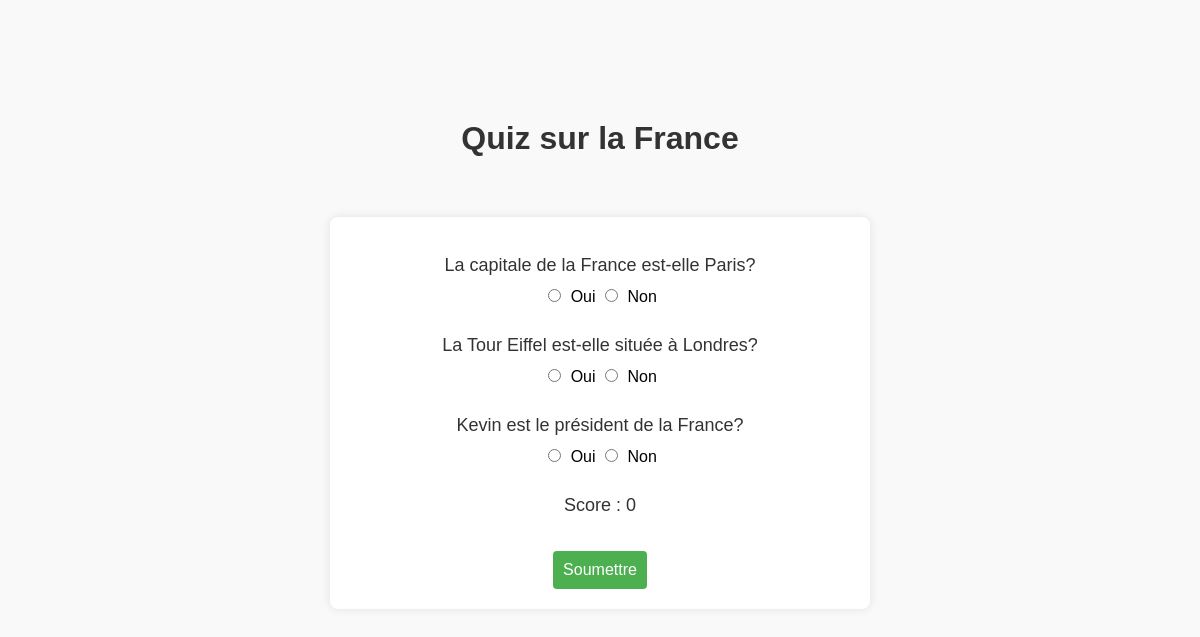
The page / on the database its author committed.
### tables this page shows
CREATE TABLE questions (
        id INTEGER PRIMARY KEY,
        question TEXT);

### index.php (the view, shortened to what this page needs)
<!DOCTYPE html>
<html lang="fr">
<head>
    <link rel="stylesheet" type="text/css" href="css/quiz.css">
</head>
<body>
    <h1>Quiz sur la France</h1>
    <form action="process.php" method="post">
        <?php
        try {
            $file_db = new PDO('sqlite:contacts.sqlite3');
            $file_db->setAttribute(PDO::ATTR_ERRMODE, PDO::ERRMODE_WARNING);
            $questions = $file_db->query("SELECT * FROM questions WHERE id BETWEEN 1 AND 3")->fetchAll(PDO::FETCH_ASSOC);
            foreach ($questions as $question) {
                echo '<p>' . $question['question'] . '</p>';
                echo '<input type="radio" name="question_' . $question['id'] . '" value="1"> Oui ';
                echo '<input type="radio" name="question_' . $question['id'] . '" value="0"> Non <br>';
            }
            echo '<p>Score : ' . $_SESSION['score'] . '</p>';
        } catch (PDOException $ex) {
            echo $ex->getMessage();
        }
        ?>
        <input type="submit" name="submit" value="Soumettre">
    </form>
</body>
</html>

### css/quiz.css (style rules this page uses)
body { font-family: 'Arial', sans-serif; background-color: #f9f9f9; margin: 0; padding: 0; height: 100vh; }
h1 { color: #333; text-align: center; margin: 10% 0 5% 0; }
form { background-color: #fff; padding: 20px; border-radius: 8px; box-shadow: 0 0 10px rgba(0, 0, 0, 0.1); max-width: 500px; width: 100%; margin: 0 auto; text-align: center; }
p { color: #333; font-size: 18px; margin-bottom: 2%; }
input[type="radio"] { margin-right: 5px; margin-bottom: 3%; }
input[type="submit"] { background-color: #4caf50; color: #fff; cursor: pointer; padding: 10px; border: none; border-radius: 4px; font-size: 16px; margin-top: 5%; }

### rows shown on the page
questions: question "La capitale de la France est-elle Paris?"
questions: question "La Tour Eiffel est-elle située à Londres?"
questions: question "Kevin est le président de la France?"

### other values the page prints
$_SESSION['score'] "0"
